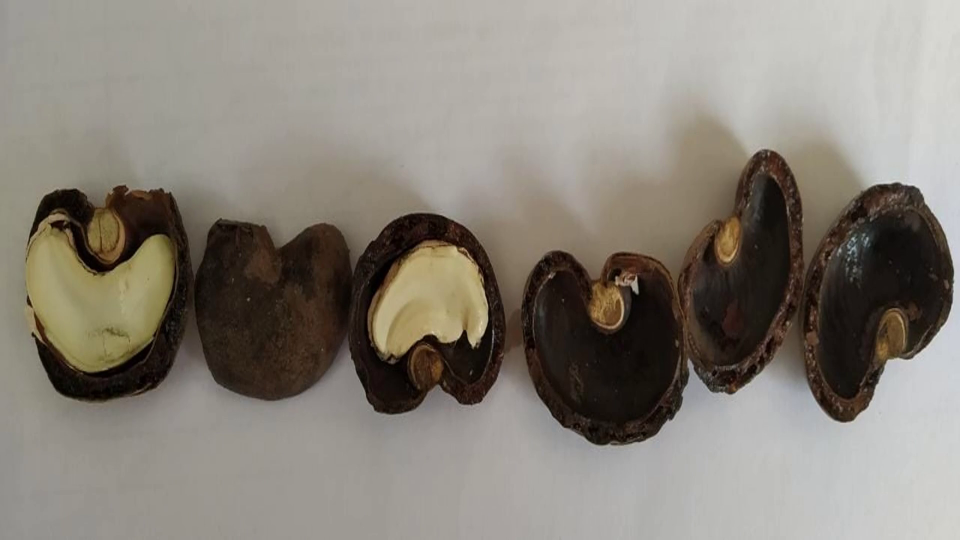
#> input picture frame 29 of Input_Video/Cashew_2.mp4, 1920 x 1080 px (shown at 1/2 size)
$ python Cashew_color_video_v1.py
#> lines starting #> are read from the running program, lines starting #| are printed output that depends on the picture; after the words box and inside, x2 and y2 are one past the last pixel; in counts of white or black regions, pixels touching at a corner belong together
import cv2
import numpy as np
import math

cap = cv2.VideoCapture("Input_Video/Cashew_2.mp4")

cashew_hsv_lower = np.array([19, 70, 128], np.uint8)
cashew_hsv_upper = np.array([50, 255, 255], np.uint8)

# SIZE
frame_width = int(cap.get(3))
frame_height = int(cap.get(4))

#size = (frame_width, frame_height)
#result = cv2.VideoWriter('output_detection.avi', cv2.VideoWriter_fourcc(*'MJPG'),10,size)

while cap.isOpened():
    ret, frame = cap.read()
#> frame is the input picture: shape (1080, 1920, 3); mean B, G, R 120.8, 130, 136

    if not ret :
        break

    frame = frame[300:750,:]
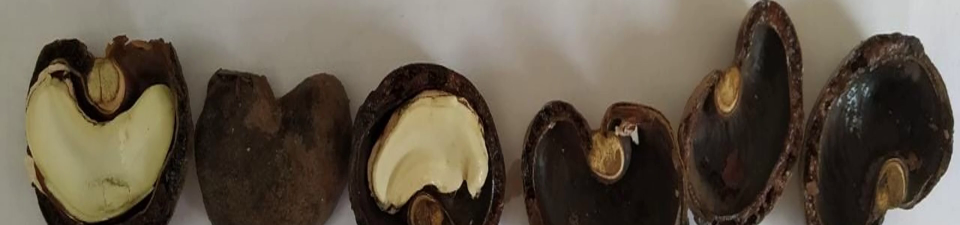
#> frame: shape (450, 1920, 3) (shown at 1/2 size); mean B, G, R 72, 86.5, 96.9
    frame_blur = cv2.GaussianBlur(frame, (7, 7), 0)

    # converting  BGR to HSV Frame
    hsv = cv2.cvtColor(frame_blur, cv2.COLOR_BGR2HSV)
#> hsv: shape (450, 1920, 3); mean H, S, V 19.7, 87.2, 97.1

    # finding the range of cashew_hsv color in the image
    cashew_hsv = cv2.inRange(hsv, cashew_hsv_lower, cashew_hsv_upper)
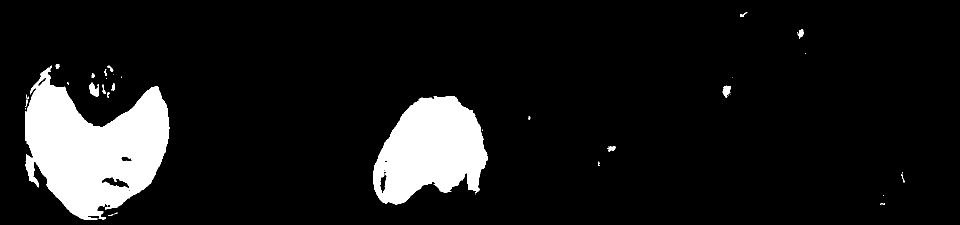
#> cashew_hsv: shape (450, 1920) (shown at 1/2 size); 10.1% white; 43 white regions (24 under 20 px), largest, box (x1, y1, x2, y2) and area: (50, 133, 339, 440) 51864, (746, 192, 976, 410) 33916, (179, 165, 198, 194) 354

    kernal = np.ones((5, 5), "uint8")

    # dilation of the image ( to remove noise) create mask for cashew_hsv color
    cashew_hsv = cv2.dilate(cashew_hsv, kernal, iterations = 1)
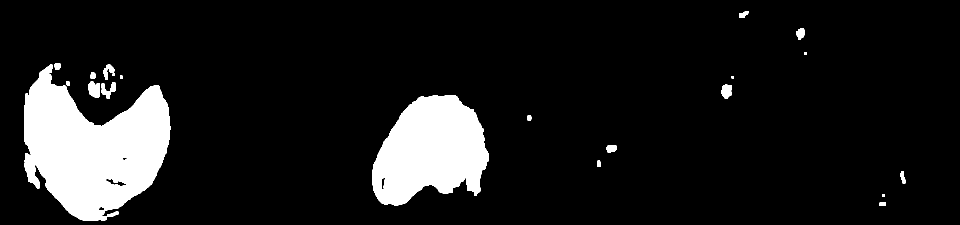
#> cashew_hsv: shape (450, 1920) (shown at 1/2 size); 11.1% white; 21 white regions
    res = cv2.bitwise_and(frame, frame, mask = cashew_hsv)
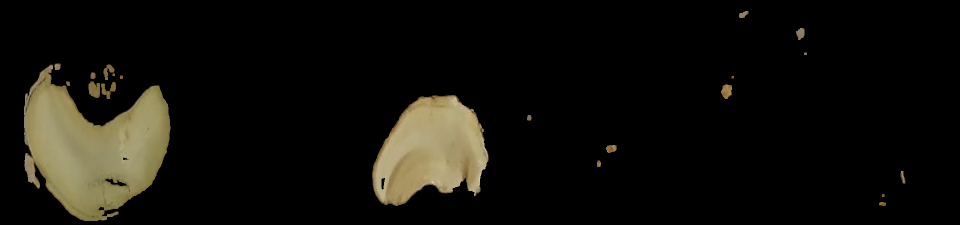
#> res: shape (450, 1920, 3) (shown at 1/2 size); mean B, G, R 11.1, 16.1, 17.5

    contours, hierarchy = cv2.findContours(cashew_hsv, cv2.RETR_TREE, cv2.CHAIN_APPROX_SIMPLE)
#> contours = 30 contours, 7 with area under 20; largest, box (x1, y1, x2, y2) and area: (48, 129, 341, 442) 56068, (744, 190, 978, 412) 36139, (177, 163, 200, 196) 562, (1442, 169, 1464, 198) 434, (202, 164, 232, 198) 418
    for i, contour in enumerate(contours) :
        area = cv2.contourArea(contour)

        if hierarchy[0, i, 3] == -1 :
            x, y, w, h = cv2.boundingRect(contour)
            if area > 2500 and h > 100 :
                frame = cv2.rectangle(frame, (x, y), (x + w, y + h), (0, 255, 0), 2)
                cv2.putText(frame, "cashew", (x, y), cv2.FONT_HERSHEY_SIMPLEX, 0.7, (0, 255, 0))
#> this loop made 30 passes
#> (contour, area, x, y, w, h) on passes 2, 28: ([[1764, 388], [1764, 393], [1768, 393], [1768, 388]], 20, 1764, 388, 5, 6), ([[1608, 105], [1608, 109], [1613, 109], [1613, 105]], 20, 1608, 105, 6, 5)
#> (area, x, y, w, h) on passes 1, 3, 4, 5, 6, 7: (75.5, 1758, 404, 14, 8), (130, 1801, 342, 10, 25), (73, 1194, 321, 8, 13), (239.5, 1212, 290, 21, 16), (70, 1054, 230, 9, 11), (36139, 744, 190, 234, 222)
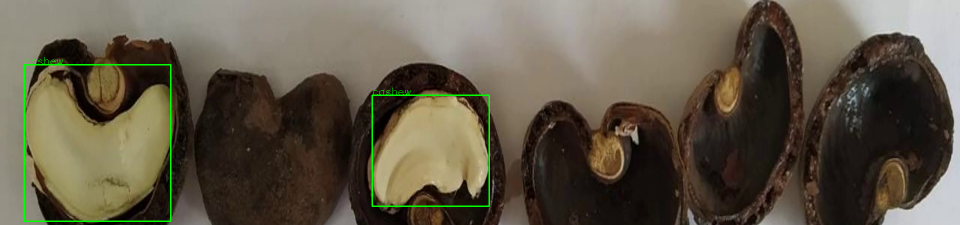
#> frame: shape (450, 1920, 3) (shown at 1/2 size); 0.77% of pixels changed, all inside (x1, y1, x2, y2) = (47, 114, 980, 444)

    #result.write(frame)
    cv2.imshow("Color", frame)
    if cv2.waitKey(1) & 0xFF == ord('q') :
#> (key q is pressed here)
        break
cap.release()
cv2.destroyAllWindows()

$ run again, starting later in the video
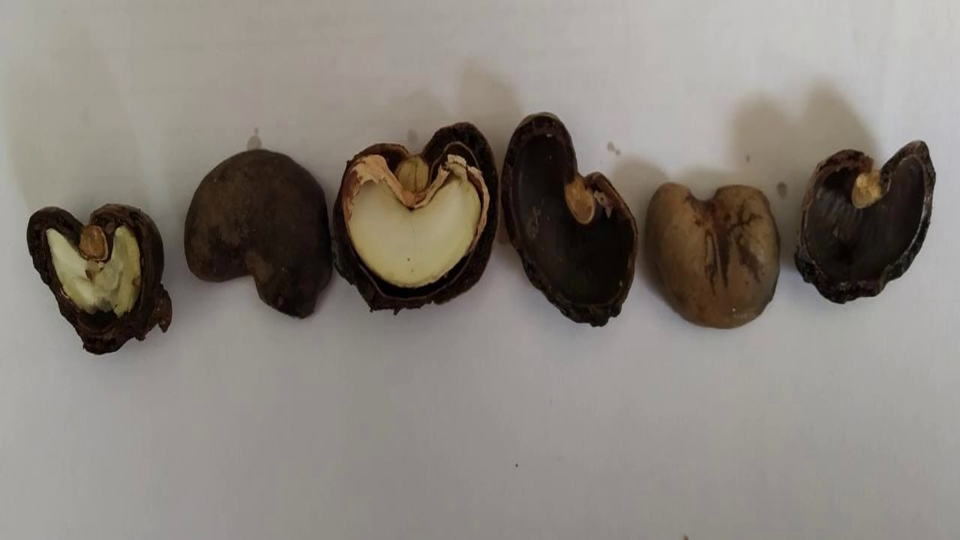
#> input picture frame 130 of Input_Video/Cashew_2.mp4, 1920 x 1080 px (shown at 1/2 size)
#> frame is the input picture: shape (1080, 1920, 3); mean B, G, R 121.9, 129, 135.4
#> hsv: shape (450, 1920, 3); mean H, S, V 20.5, 75, 102.2
#> `cashew_hsv = cv2.inRange(hsv, cashew_hsv_lower, cashew_hsv_upper)`:
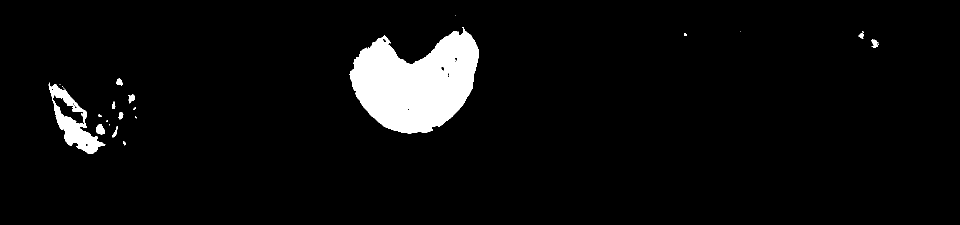
#> cashew_hsv: shape (450, 1920) (shown at 1/2 size); 4.8% white; 22 white regions (9 under 20 px), largest, box (x1, y1, x2, y2) and area: (699, 54, 958, 267) 35624, (97, 165, 211, 308) 4974, (192, 248, 210, 269) 269
#> contours = 22 contours, 5 with area under 20; largest, box (x1, y1, x2, y2) and area: (697, 52, 960, 269) 37672, (95, 163, 213, 310) 7884, (108, 194, 166, 246) 892, (1740, 77, 1759, 98) 287, (255, 187, 272, 209) 264
#> the loop `for i, contour in enumerate(contours) :` made 22 passes
#> (contour, area, x, y, w, h) on pass 4: ([[211, 239], [211, 245], [217, 245], [217, 239]], 36, 211, 239, 7, 7)
#> after the loop `for i, contour in enumerate(contours) :`:
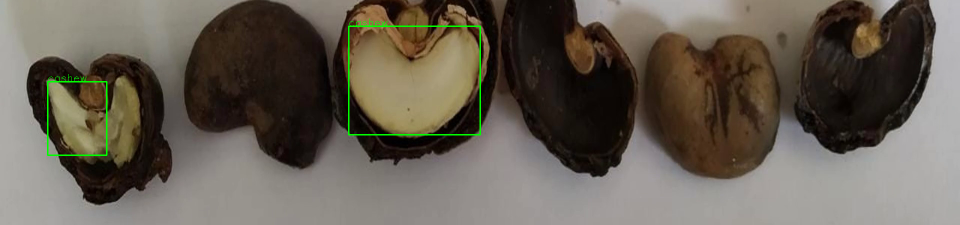
#> frame: shape (450, 1920, 3) (shown at 1/2 size); mean B, G, R 83.3, 94.3, 101.8

$ run again, starting later in the video
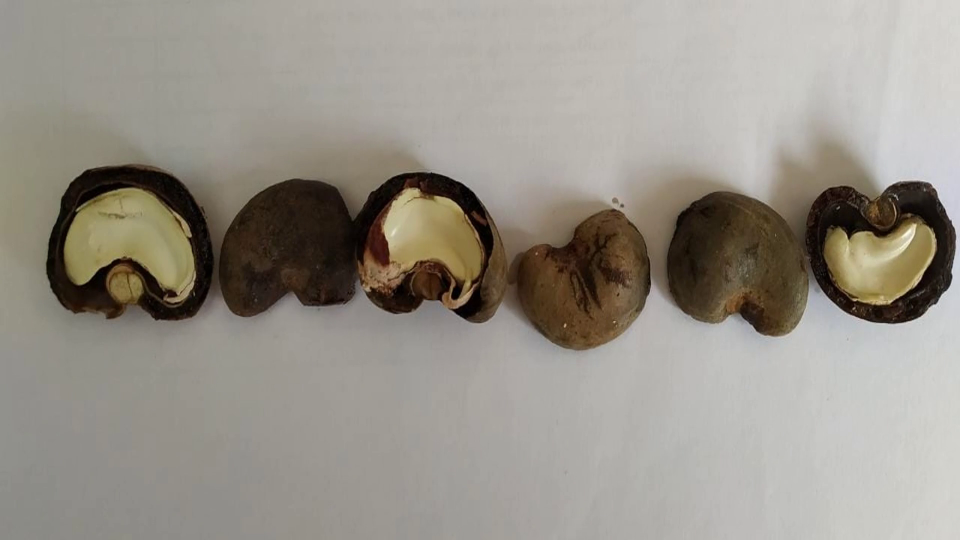
#> input picture frame 232 of Input_Video/Cashew_2.mp4, 1920 x 1080 px (shown at 1/2 size)
#> frame is the input picture: shape (1080, 1920, 3); mean B, G, R 136.9, 146.1, 151.4
#> hsv: shape (450, 1920, 3); mean H, S, V 23.4, 76.2, 120.3
#> `cashew_hsv = cv2.inRange(hsv, cashew_hsv_lower, cashew_hsv_upper)`:
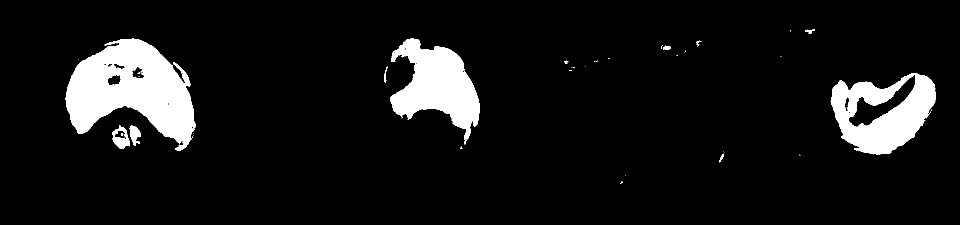
#> cashew_hsv: shape (450, 1920) (shown at 1/2 size); 8.6% white; 45 white regions (33 under 20 px), largest, box (x1, y1, x2, y2) and area: (131, 77, 391, 302) 33559, (780, 77, 960, 289) 19444, (1661, 146, 1872, 310) 19390
#> contours = 38 contours, 13 with area under 20; largest, box (x1, y1, x2, y2) and area: (129, 75, 393, 304) 36962, (1659, 144, 1874, 312) 25230, (778, 75, 962, 291) 21231, (1699, 153, 1830, 252) 3330, (223, 249, 284, 300) 2202
#> the loop `for i, contour in enumerate(contours) :` made 38 passes
#> (area, x, y, w, h) on passes 1, 3, 4, 5, 6, 10, 15, 16: (58, 1238, 361, 10, 9), (24.5, 1597, 307, 6, 6), (188, 1436, 301, 15, 26), (51, 919, 291, 8, 9), (2201.5, 223, 249, 61, 51), (25229.5, 1659, 144, 215, 168), (92, 1136, 132, 16, 12), (235.5, 766, 131, 12, 37)
#> after the loop `for i, contour in enumerate(contours) :`:
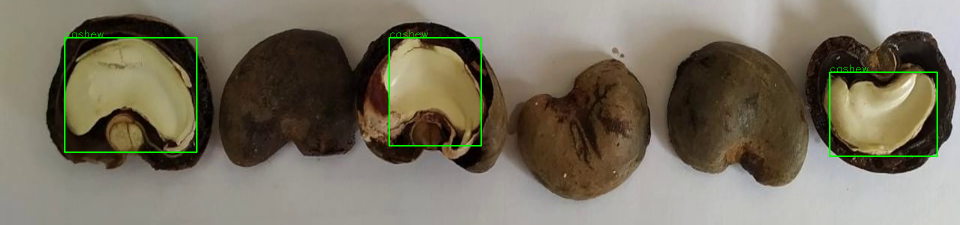
#> frame: shape (450, 1920, 3) (shown at 1/2 size); mean B, G, R 96, 112.6, 119.6
